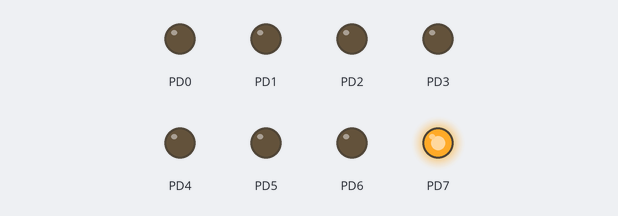
Recording of a program running on a simulated ATmega128, built with avr-gcc and emulated at 16 MHz. Shown: output pins drawn as LEDs (lit = HIGH).

Above: at 0.1 s.
At 0.9 s:
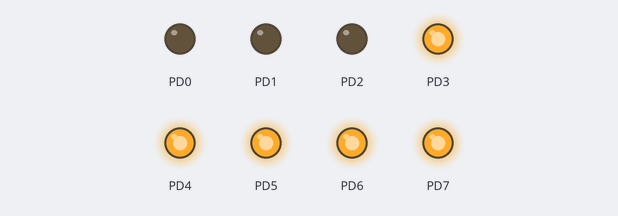
At 1.7 s:
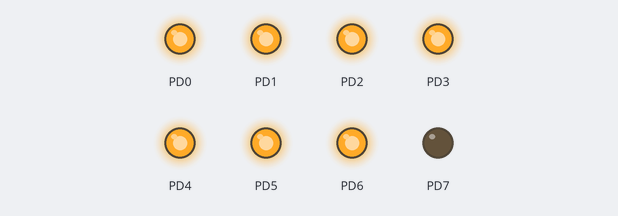
At 3.5 s:
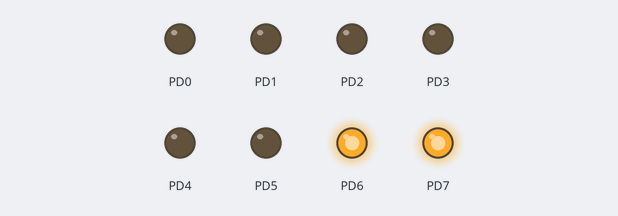
At 5.3 s:
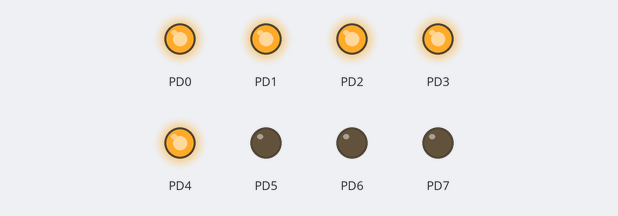
At 7.1 s:
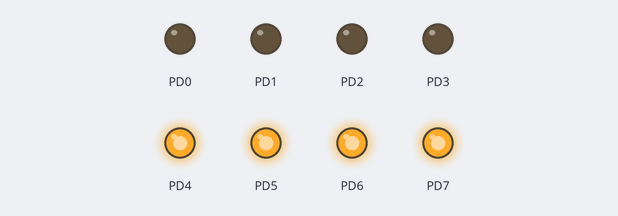
Timing chart, 0 to 7.4 s (numbered marks = the images above):
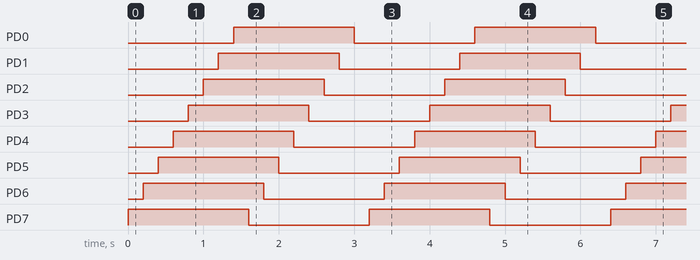

Measured:
- by itself, PD0–7: alternates HIGH for 1.6 s and LOW for 1.6 s
- by itself, everything shown: repeats every 3.2 s, in 16 steps

The program:

main.c
```c
/*
 * Day_016_LED_Structure.c
 *
 * Created: 2023-07-10 오후 3:35:45
 * Author : USER
 */
#define F_CPU 16000000UL
#include <avr/io.h>
#include <util/delay.h>

uint8_t ledArr[] = {
	0x80,
	0xc0,
	0xe0,
	0xf0,
	0xf8,
	0xfc,
	0xfe,
	0xff,
	0x7f,
	0x3f,
	0x1f,
	0x0f,
	0x07,
	0x03,
	0x01,
	0x00
};

int main(){
	DDRD = 0xff;
	while(1){
		for (int i = 0; i<sizeof(ledArr); i++)
		{
			PORTD = ledArr[i];
			_delay_ms(200);
		}
	}
}
```

led.c
```c
/*
 * led.c
 *
 * Created: 2023-07-10 오후 3:36:23
 *  Author: USER
 */
#include "led.h"

void ledInit(LED *led){
	// 포트에 해당하는 핀을 출력 0번핀
	*(led->port-1) |= (1 << led->pin);
	//*(led->port-1) = *(led->port-1) | (1 << led->pin);
	//*(led->port-1)를 이용해서 port에서 ddr로 접근
	//|= (1 << led->pin) or연산을 통해 led->pin으로 지정된 포트를 출력으로 설정
}
void ledOn(LED *led){
	//	해당핀을 high로 설정
	*(led->port) |= (1<<led->pin);
}
void ledOff(LED *led){
	//	해당핀을 low로 설정
	*(led->port) &= ~(1<<led->pin);
}
```

led.h
```c
/*
 * led.h
 *
 * Created: 2023-07-10 오후 3:36:33
 *  Author: USER
 */


#ifndef LED_H_
#define LED_H_
#include <stdint.h>

#define LED_COUNT	8
typedef struct{
	volatile uint8_t *port;	//	LED가 연결된 포트, 컴파일러가 주소값을 최적화 하여 다른 값으로 변하는 것을 막기 위해 volatile로 선언
	uint8_t pin;			//	LED가 연결된 핀번호
	}LED;

void ledInit(LED *led); // 	포트에 해당하는 핀을 출력 0번핀
void ledOn(LED *led); 	//	해당핀을 high로 설정
void ledOff(LED *led); 	//	해당핀을 low로 설정


#endif /* LED_H_ */
```
